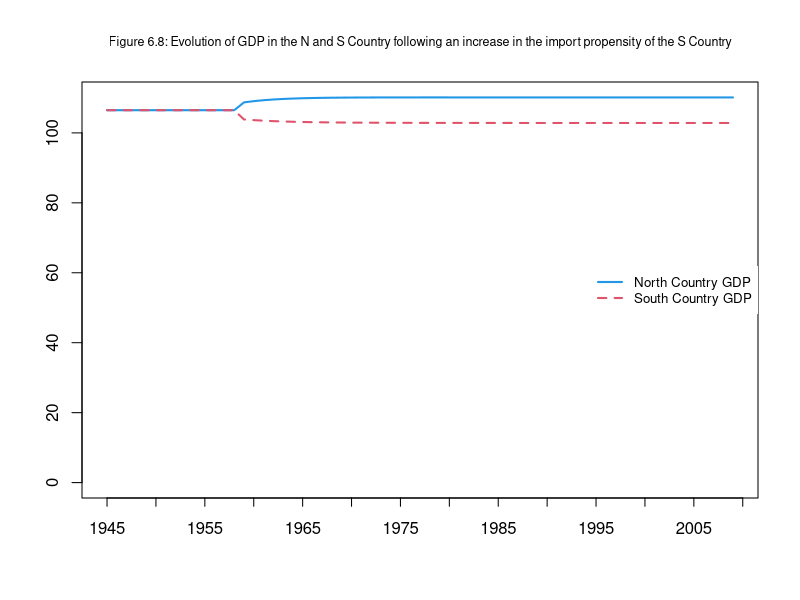
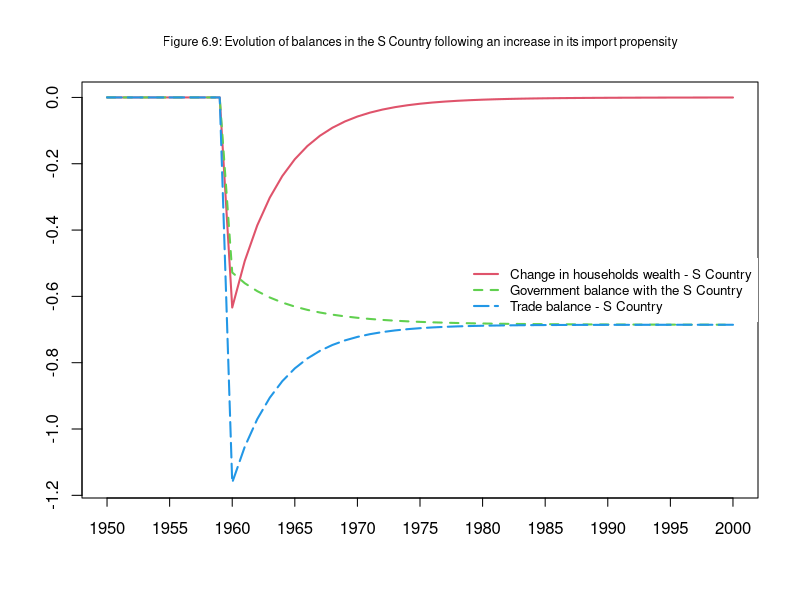
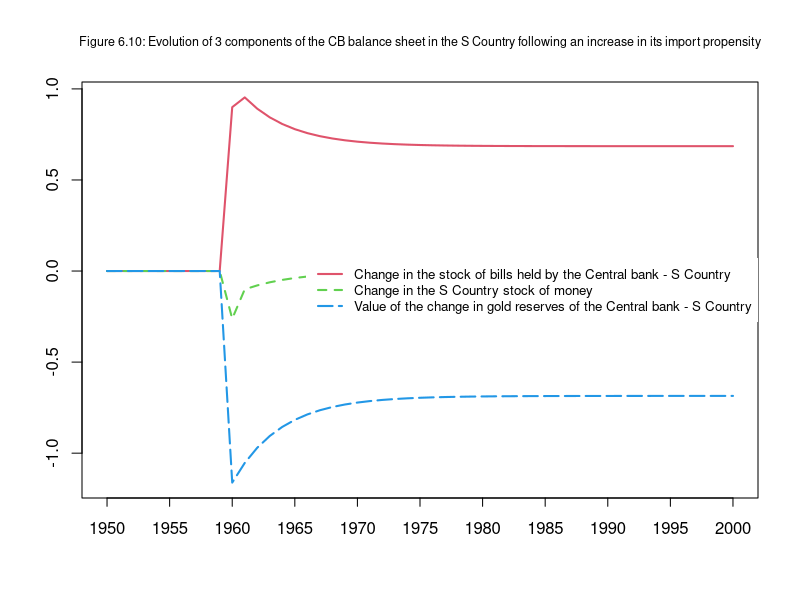
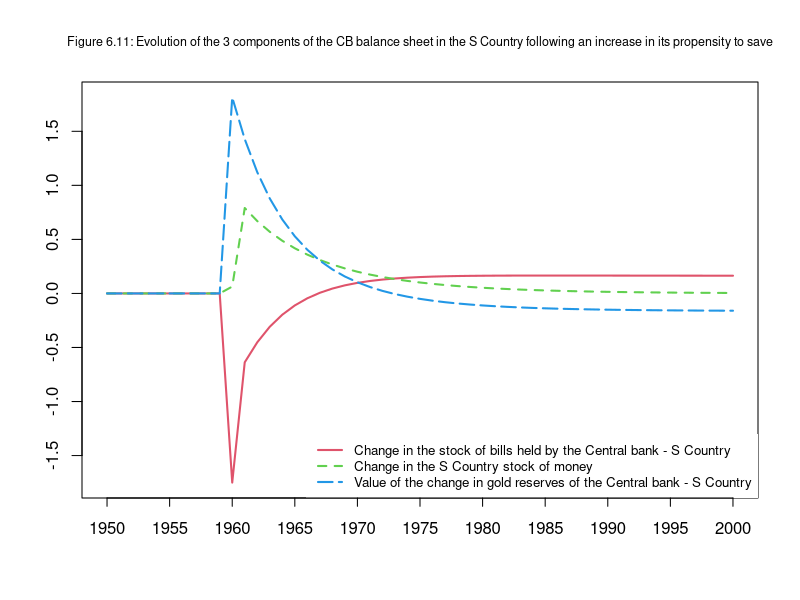

Generate these figures, in order, with R:
#OPEN Model: two countries (N and S) with their own currencies, central banks and governments,
#a fixed exchange rate and gold reserves as the means of settling the trade balance

#This code replicates results in the book Monetary Economics:
#An Integrated Approach to Credit, Money, Income, Production and Wealth,
#by Wynne Godley and Marc Lavoie, chapter 6, figures 6.8 to 6.11.
#It is an R translation of the EViews program gl06open.prg, restructured in the style of Sim_a.R

#Clear
rm(list=ls(all=TRUE))

#PERIODS (i= 1 to 66, i.e. years 1945 to 2010). Period 1 holds the starting (steady-state) stocks
nPeriods=66

#SCENARIOS (j= 1 to 3)
#1 = baseline
#2 = increase in the import propensity of the S Country (figures 6.8, 6.9 and 6.10)
#3 = increase in the saving propensity of the S Country (figure 6.11)
nScenarios=3

#ITERATIONS per period (Gauss-Seidel)
nIterations=100

#PARAMETERS
#Propensity to consume out of income (alpha1_s is a matrix: it changes in scenario 3)
alpha1_n=0.6
#Propensity to consume out of wealth
alpha2_n=0.4
alpha2_s=0.3
#Parameters of the portfolio equations
lambda0_n=0.635
lambda0_s=0.67
lambda1_n=5
lambda1_s=6
lambda2_n=0.01
lambda2_s=0.07
#Tax rates
theta_n=0.2
theta_s=0.2
#Interest rates set by the central banks
r_bar_n=0.025
r_bar_s=0.025
#Government expenditure
g_n=20
g_s=20
#Exchange rate (price of the currency of N in terms of the currency of S), fixed by the central banks
xr_bar=1
#Price of gold in the currency of N
p_g_bar=1
#Starting values of the stocks (steady state)
v0=86.487      #Households' wealth, each country
bh0=64.865     #Bills held by the households, each country
bs0=76.486     #Bills supplied by the government, each country
bcb0=11.622    #Bills held by the central bank, each country
or0=10         #Gold reserves, each country

#VARIABLES
#Import propensity of country S (exogenous: changes in scenario 2)
mu_s=matrix(data=0.18781,nrow=nScenarios,ncol=nPeriods)
#Import propensity of country N
mu_n=matrix(data=0.18781,nrow=nScenarios,ncol=nPeriods)
#Propensity to consume out of income of country S (exogenous: changes in scenario 3)
alpha1_s=matrix(data=0.7,nrow=nScenarios,ncol=nPeriods)
#GDP
y_n=matrix(data=0,nrow=nScenarios,ncol=nPeriods)
y_s=matrix(data=0,nrow=nScenarios,ncol=nPeriods)
#Consumption
cons_n=matrix(data=0,nrow=nScenarios,ncol=nPeriods)
cons_s=matrix(data=0,nrow=nScenarios,ncol=nPeriods)
#Imports
im_n=matrix(data=0,nrow=nScenarios,ncol=nPeriods)
im_s=matrix(data=0,nrow=nScenarios,ncol=nPeriods)
#Exports
x_n=matrix(data=0,nrow=nScenarios,ncol=nPeriods)
x_s=matrix(data=0,nrow=nScenarios,ncol=nPeriods)
#Disposable income
yd_n=matrix(data=0,nrow=nScenarios,ncol=nPeriods)
yd_s=matrix(data=0,nrow=nScenarios,ncol=nPeriods)
#Taxes
t_n=matrix(data=0,nrow=nScenarios,ncol=nPeriods)
t_s=matrix(data=0,nrow=nScenarios,ncol=nPeriods)
#Households' wealth
v_n=matrix(data=v0,nrow=nScenarios,ncol=nPeriods)
v_s=matrix(data=v0,nrow=nScenarios,ncol=nPeriods)
#Bills held by the households
b_h_n=matrix(data=bh0,nrow=nScenarios,ncol=nPeriods)
b_h_s=matrix(data=bh0,nrow=nScenarios,ncol=nPeriods)
#Cash held by the households
h_h_n=matrix(data=v0-bh0,nrow=nScenarios,ncol=nPeriods)
h_h_s=matrix(data=v0-bh0,nrow=nScenarios,ncol=nPeriods)
#Cash supply
h_s_n=matrix(data=v0-bh0,nrow=nScenarios,ncol=nPeriods)
h_s_s=matrix(data=v0-bh0,nrow=nScenarios,ncol=nPeriods)
#Bills supplied by the government
b_s_n=matrix(data=bs0,nrow=nScenarios,ncol=nPeriods)
b_s_s=matrix(data=bs0,nrow=nScenarios,ncol=nPeriods)
#Bills held by the central bank
b_cb_n=matrix(data=bcb0,nrow=nScenarios,ncol=nPeriods)
b_cb_s=matrix(data=bcb0,nrow=nScenarios,ncol=nPeriods)
#Gold reserves of the central bank
or_n=matrix(data=or0,nrow=nScenarios,ncol=nPeriods)
or_s=matrix(data=or0,nrow=nScenarios,ncol=nPeriods)
#Price of gold in each currency
p_g_n=matrix(data=p_g_bar,nrow=nScenarios,ncol=nPeriods)
p_g_s=matrix(data=p_g_bar*xr_bar,nrow=nScenarios,ncol=nPeriods)
#Interest rates on bills
r_n=matrix(data=r_bar_n,nrow=nScenarios,ncol=nPeriods)
r_s=matrix(data=r_bar_s,nrow=nScenarios,ncol=nPeriods)
#Exchange rate
xr=matrix(data=xr_bar,nrow=nScenarios,ncol=nPeriods)
#Variables used in the figures (S Country)
#Change in households' wealth
dv_s=matrix(data=0,nrow=nScenarios,ncol=nPeriods)
#Trade balance
tb_s=matrix(data=0,nrow=nScenarios,ncol=nPeriods)
#Government balance with the S Country
gb_s=matrix(data=0,nrow=nScenarios,ncol=nPeriods)
#Change in the stock of bills held by the central bank
d_bcb_s=matrix(data=0,nrow=nScenarios,ncol=nPeriods)
#Change in the stock of money
d_hs_s=matrix(data=0,nrow=nScenarios,ncol=nPeriods)
#Value of the change in gold reserves
d_or_s=matrix(data=0,nrow=nScenarios,ncol=nPeriods)
#Redundant equations: cash demand minus cash supply (should be zero)
check_n=matrix(data=0,nrow=nScenarios,ncol=nPeriods)
check_s=matrix(data=0,nrow=nScenarios,ncol=nPeriods)


#MODEL
#Select scenarios
for (j in 1:nScenarios){

  #Define time
 for (i in 2:nPeriods){

   #Define iterations
   for (iterations in 1:nIterations){

     #Define alternative scenarios (all shocks start in 1960, i.e. i=16)
     if (i>=16 && j==2){
       mu_s[2,i]=0.20781     #Import propensity of S passes from 0.18781 to 0.20781
     }
     if (i>=16 && j==3){
       alpha1_s[3,i]=0.6     #Propensity to consume of S passes from 0.7 to 0.6
     }


     # OPEN model in R

     # Country N
     # GDP
     y_n[j,i]     = cons_n[j,i] + g_n + x_n[j,i] - im_n[j,i]
     # Imports
     im_n[j,i]    = mu_n[j,i] * y_n[j,i]
     # Exports of N are the imports of S, expressed in the currency of N
     x_n[j,i]     = im_s[j,i] / xr[j,i]
     # Disposable income
     yd_n[j,i]    = y_n[j,i] - t_n[j,i] + r_n[j,i-1] * b_h_n[j,i-1]
     # Taxes
     t_n[j,i]     = theta_n * (y_n[j,i] + r_n[j,i-1] * b_h_n[j,i-1])
     # Households' wealth
     v_n[j,i]     = v_n[j,i-1] + yd_n[j,i] - cons_n[j,i]
     # Consumption function
     cons_n[j,i]  = alpha1_n * yd_n[j,i] + alpha2_n * v_n[j,i-1]
     # Cash held by the households
     h_h_n[j,i]   = v_n[j,i] - b_h_n[j,i]
     # Demand for bills
     b_h_n[j,i]   = v_n[j,i] * (lambda0_n + lambda1_n * r_n[j,i] - lambda2_n * (yd_n[j,i] / v_n[j,i]))
     # Supply of bills (government budget constraint, central bank profits go to the government)
     b_s_n[j,i]   = b_s_n[j,i-1] + g_n + r_n[j,i-1] * b_s_n[j,i-1] - t_n[j,i] - r_n[j,i-1] * b_cb_n[j,i-1]
     # Bills held by the central bank
     b_cb_n[j,i]  = b_s_n[j,i] - b_h_n[j,i]
     # Supply of cash (bills and gold held by the central bank)
     h_s_n[j,i]   = h_s_n[j,i-1] + b_cb_n[j,i] - b_cb_n[j,i-1] + p_g_n[j,i] * (or_n[j,i] - or_n[j,i-1])
     # Gold reserves (trade balance settled in gold)
     or_n[j,i]    = or_n[j,i-1] + (x_n[j,i] - im_n[j,i]) / p_g_n[j,i]
     # Price of gold
     p_g_n[j,i]   = p_g_bar
     # Interest rate set by the central bank
     r_n[j,i]     = r_bar_n

     # Country S
     # GDP
     y_s[j,i]     = cons_s[j,i] + g_s + x_s[j,i] - im_s[j,i]
     # Imports
     im_s[j,i]    = mu_s[j,i] * y_s[j,i]
     # Exports of S are the imports of N, expressed in the currency of S
     x_s[j,i]     = im_n[j,i] * xr[j,i]
     # Disposable income
     yd_s[j,i]    = y_s[j,i] - t_s[j,i] + r_s[j,i-1] * b_h_s[j,i-1]
     # Taxes
     t_s[j,i]     = theta_s * (y_s[j,i] + r_s[j,i-1] * b_h_s[j,i-1])
     # Households' wealth
     v_s[j,i]     = v_s[j,i-1] + yd_s[j,i] - cons_s[j,i]
     # Consumption function
     cons_s[j,i]  = alpha1_s[j,i] * yd_s[j,i] + alpha2_s * v_s[j,i-1]
     # Cash held by the households
     h_h_s[j,i]   = v_s[j,i] - b_h_s[j,i]
     # Demand for bills
     b_h_s[j,i]   = v_s[j,i] * (lambda0_s + lambda1_s * r_s[j,i] - lambda2_s * (yd_s[j,i] / v_s[j,i]))
     # Supply of bills (government budget constraint, central bank profits go to the government)
     b_s_s[j,i]   = b_s_s[j,i-1] + g_s + r_s[j,i-1] * b_s_s[j,i-1] - t_s[j,i] - r_s[j,i-1] * b_cb_s[j,i-1]
     # Bills held by the central bank
     b_cb_s[j,i]  = b_s_s[j,i] - b_h_s[j,i]
     # Supply of cash (bills and gold held by the central bank)
     h_s_s[j,i]   = h_s_s[j,i-1] + b_cb_s[j,i] - b_cb_s[j,i-1] + p_g_s[j,i] * (or_s[j,i] - or_s[j,i-1])
     # Gold reserves (trade balance settled in gold)
     or_s[j,i]    = or_s[j,i-1] + (x_s[j,i] - im_s[j,i]) / p_g_s[j,i]
     # Price of gold in the currency of S
     p_g_s[j,i]   = p_g_n[j,i] * xr[j,i]
     # Interest rate set by the central bank
     r_s[j,i]     = r_bar_s

     # Exchange rate (fixed)
     xr[j,i]      = xr_bar

     # Variables used in the figures (S Country)
     dv_s[j,i]    = v_s[j,i] - v_s[j,i-1]
     tb_s[j,i]    = x_s[j,i] - im_s[j,i]
     gb_s[j,i]    = t_s[j,i] - g_s - r_s[j,i-1] * b_h_s[j,i-1]
     d_bcb_s[j,i] = b_cb_s[j,i] - b_cb_s[j,i-1]
     d_hs_s[j,i]  = h_s_s[j,i] - h_s_s[j,i-1]
     d_or_s[j,i]  = p_g_s[j,i] * (or_s[j,i] - or_s[j,i-1])
     check_n[j,i] = h_h_n[j,i] - h_s_n[j,i]
     check_s[j,i] = h_h_s[j,i] - h_s_s[j,i]

   }
 }
}

#FIGURES
#Figure 6.8 (years 1945 to 2010: i= 1 to 66)
x=c("1945":"2010")
plot(y_n[2,2:66],xaxt='n',type="l",col="4",lwd=2,lty=1,font.main=1,cex.main=0.75,main="Figure 6.8: Evolution of GDP in the N and S Country following an increase in the import propensity of the S Country",ylab = '',xlab = '',ylim=range(y_n[2,1:66],y_s[2,1:66]))
lines(y_s[2,2:66],type="l",lwd=2,lty=2,col="2")
legend("right",c("North Country GDP","South Country GDP"),  bty = 1, cex = 0.8, lty=c(1,2), lwd=c(2,2), col = c(4,2), box.lwd=0)
axis(side=1,at=seq(1,66,by=5),labels=x[seq(1,66,by=5)],tck=-0.02)

#Figures 6.9 to 6.11 (years 1950 to 2000: i= 6 to 56)
x=c("1950":"2000")
at_x=seq(1,51,by=5)

#Figure 6.9
plot(dv_s[2,6:56],xaxt='n',type="l",col="2",lwd=2,lty=1,font.main=1,cex.main=0.75,main="Figure 6.9: Evolution of balances in the S Country following an increase in its import propensity",ylab = '',xlab = '',ylim=range(dv_s[2,6:56],gb_s[2,6:56],tb_s[2,6:56]))
lines(gb_s[2,6:56],type="l",lwd=2,lty=2,col="3")
lines(tb_s[2,6:56],type="l",lwd=2,lty=5,col="4")
legend("right",c("Change in households wealth - S Country","Government balance with the S Country","Trade balance - S Country"),  bty = 1, cex = 0.8, lty=c(1,2,5), lwd=c(2,2,2), col = c(2,3,4), box.lwd=0)
axis(side=1,at=at_x,labels=x[at_x],tck=-0.02)

#Figure 6.10
plot(d_bcb_s[2,6:56],xaxt='n',type="l",col="2",lwd=2,lty=1,font.main=1,cex.main=0.75,main="Figure 6.10: Evolution of 3 components of the CB balance sheet in the S Country following an increase in its import propensity",ylab = '',xlab = '',ylim=range(d_bcb_s[2,6:56],d_hs_s[2,6:56],d_or_s[2,6:56]))
lines(d_hs_s[2,6:56],type="l",lwd=2,lty=2,col="3")
lines(d_or_s[2,6:56],type="l",lwd=2,lty=5,col="4")
legend("right",c("Change in the stock of bills held by the Central bank - S Country","Change in the S Country stock of money","Value of the change in gold reserves of the Central bank - S Country"),  bty = 1, cex = 0.8, lty=c(1,2,5), lwd=c(2,2,2), col = c(2,3,4), box.lwd=0)
axis(side=1,at=at_x,labels=x[at_x],tck=-0.02)

#Figure 6.11
plot(d_bcb_s[3,6:56],xaxt='n',type="l",col="2",lwd=2,lty=1,font.main=1,cex.main=0.75,main="Figure 6.11: Evolution of the 3 components of the CB balance sheet in the S Country following an increase in its propensity to save",ylab = '',xlab = '',ylim=range(d_bcb_s[3,6:56],d_hs_s[3,6:56],d_or_s[3,6:56]))
lines(d_hs_s[3,6:56],type="l",lwd=2,lty=2,col="3")
lines(d_or_s[3,6:56],type="l",lwd=2,lty=5,col="4")
legend("bottomright",c("Change in the stock of bills held by the Central bank - S Country","Change in the S Country stock of money","Value of the change in gold reserves of the Central bank - S Country"),  bty = 1, cex = 0.8, lty=c(1,2,5), lwd=c(2,2,2), col = c(2,3,4), box.lwd=0)
axis(side=1,at=at_x,labels=x[at_x],tck=-0.02)
